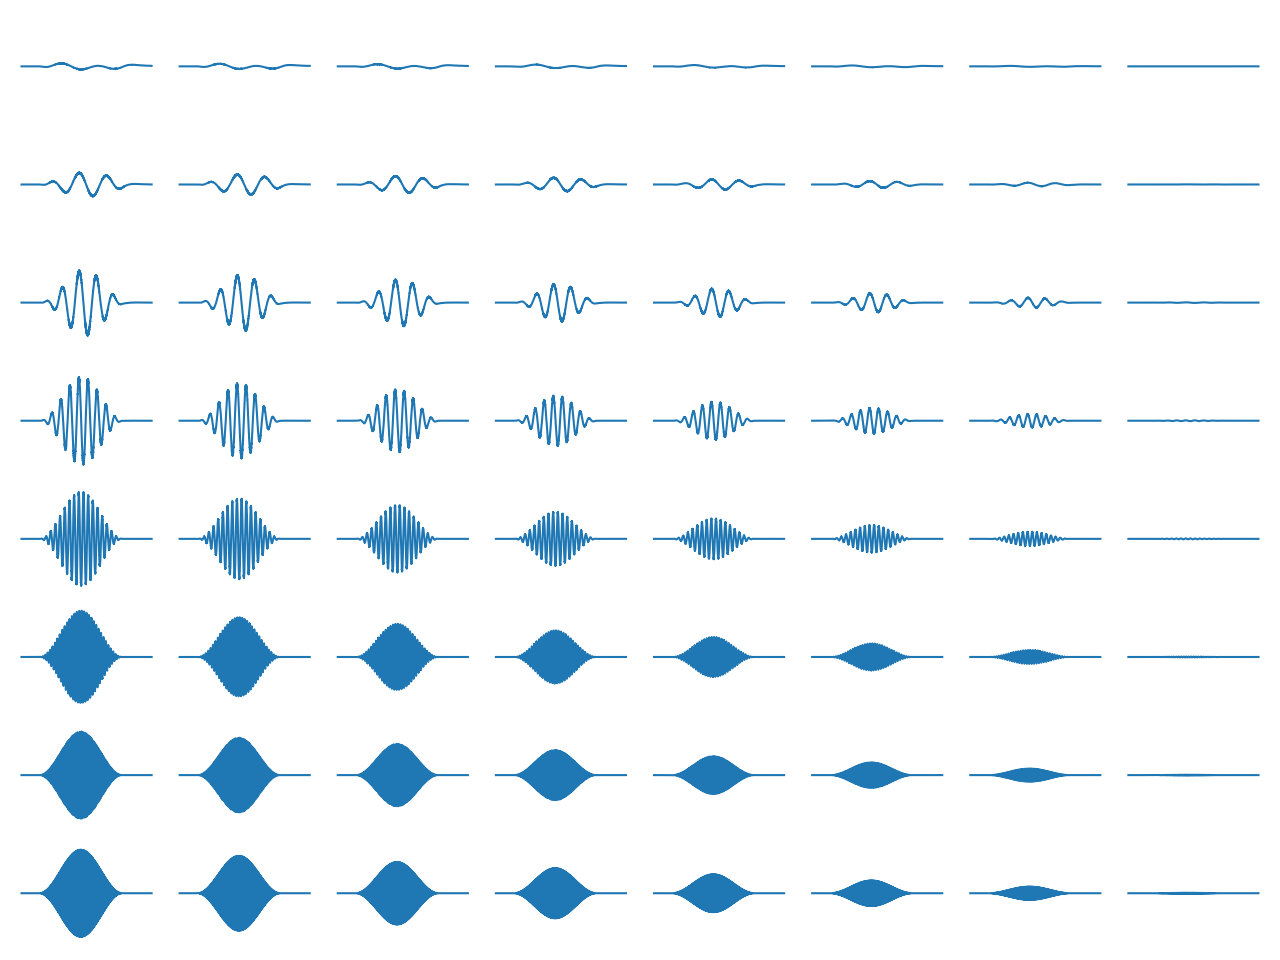

Here is the Python script that generated this plot:
""" Do a bi-dimentional sweep with frequency and amplitude.

Connect one output port directly to one input port.
"""
import matplotlib.pyplot as plt
import numpy as np

from presto import pulsed

# Any port on Vivace
# Any port on Presto wide, wamp or low
# Ports 5-8 on Presto-8-QC
# Ports 9-16 on Presto-16-QC
input_port = 1
output_port = 1

ADDRESS = "192.168.42.50"  # set address/hostname of Vivace here
EXT_REF = False  # set to True to use external 10 MHz reference

with pulsed.Pulsed(
    ext_ref_clk=EXT_REF,
    address=ADDRESS,
    adc_mode=pulsed.AdcMode.Direct,
    dac_mode=pulsed.DacMode.Direct,
) as pls:
    ######################################################################
    # Select inputs to store and the duration of each store
    pls.set_store_ports(input_port)
    pls.set_store_duration(2e-6)

    ######################################################################
    # Sinewave generator, template as envelope

    # The template defines the envelope, specify that it is an envelope
    # for carrier generator 1. This template will be scaled
    N = pulsed.MAX_TEMPLATE_LEN
    t = np.arange(N) / pls.get_fs("dac")
    s = np.hanning(N)
    template_1 = pls.setup_template(output_port, 0, s, envelope=1)

    # setup a list of frequencies for carrier generator 1
    NFREQ = 8
    f = np.logspace(6, 8, NFREQ)
    p = np.zeros(NFREQ)
    pls.setup_freq_lut(output_ports=output_port, group=0, frequencies=f, phases=p)

    # setup a list of scales
    NSCALES = 8
    scales = np.linspace(1.0, 0.01, 8)
    pls.setup_scale_lut(output_ports=output_port, group=0, scales=scales)

    ######################################################################
    # define the sequence of pulses and data stores in time
    # At the end of the time sequence, increment frequency and scale index.
    # Since repeat_count for the scale lut is 8, scale index will actually
    # not increment every time, but only every 8 runs.
    # The frequency will increment every time, and wrap around every 8 runs.
    T = 0.0
    for i in range(NFREQ):
        pls.reset_phase(T, output_port)
        pls.output_pulse(T, template_1)
        pls.store(T)
        T += 5e-6
        pls.next_frequency(T, output_port)
    pls.next_scale(T, output_port)
    T += 5e-6

    # repeat the time sequence 64 times.
    # Run the total sequence 100 times and average the results.
    pls.run(period=T, repeat_count=NSCALES, num_averages=100)
    t_arr, data = pls.get_store_data()

fig, ax = plt.subplots(8, 8, sharex=True, sharey=True, tight_layout=True, figsize=(12.8, 9.6))
for freq in range(NFREQ):
    for scale in range(NSCALES):
        ax[freq, scale].plot(1e6 * t_arr, data[scale * NFREQ + freq, 0, :])
        ax[freq, scale].axis("off")
fig.show()
